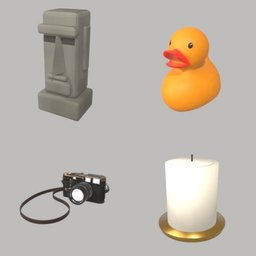
#> input picture web/models/decor/tvwall/thumbs/curios.jpg, 256 x 256 px, given in place of vertumnus.jpg, which was not available
$ python prep_art.py ../../../web/models/decor/tvwall/thumbs/curios.jpg ../../../web/models/decor/tvwall/thumbs/retro.jpg
#> lines starting #> are read from the running program, lines starting #| are printed output that depends on the picture
# Картины для рамок стены с ТВ: обрезка общественного достояния (Wikimedia Commons, PD) под окно паспарту.
# uv run --with pillow python tools/decor/tvwall/prep_art.py <src_dir> <out_dir>
#   src_dir/<src>.jpg (скачаны вручную по ссылкам из ART ниже) -> out_dir/<id>.jpg, длинная сторона 768 px.
# Пропорция окна (w/h) должна совпадать с "window" рамки в build.py (FRAMES).
import os, sys
from PIL import Image, ImageOps

ART = {
    # id: (файл, w/h окна, обрезка краёв до кадрирования: доли l, t, r, b)
    "vertumnus": ("vertumnus.jpg", 0.75, (0.0, 0.0, 0.0, 0.0)),   # Arcimboldo, Vertumnus, 1591
    "poker":     ("poker.jpg", 4 / 3, (0.035, 0.03, 0.035, 0.05)),  # C. M. Coolidge, A Friend in Need, 1903 (снимок с полями)
    "hare":      ("hare.jpg", 0.75, (0.04, 0.03, 0.04, 0.03)),      # A. Dürer, Feldhase, 1502
    "tiger":     ("tiger.jpg", 1.30, (0.0, 0.0, 0.0, 0.0)),         # H. Rousseau, Surprised!, 1891
    "catfish":   ("catfish.jpg", 0.684, (0.0, 0.0, 0.0, 0.0)),      # Utagawa Kuniyoshi, коты-иероглифы «намадзу», ок. 1842
}

src, out = sys.argv[1], sys.argv[2]
os.makedirs(out, exist_ok=True)
for k, (f, aspect, (l, t, r, b)) in ART.items():
    im = Image.open(os.path.join(src, f)).convert("RGB")
#> im is the input picture: PIL image 256x256 RGB; mean R, G, B 187.8, 180.9, 171.7
    W, H = im.size
#> W = 256; H = 256
    im = im.crop((int(W * l), int(H * t), int(W * (1 - r)), int(H * (1 - b))))
    im = ImageOps.fit(im, (round(768 * min(aspect, 1)), round(768 / max(aspect, 1))), Image.LANCZOS, centering=(0.5, 0.45))
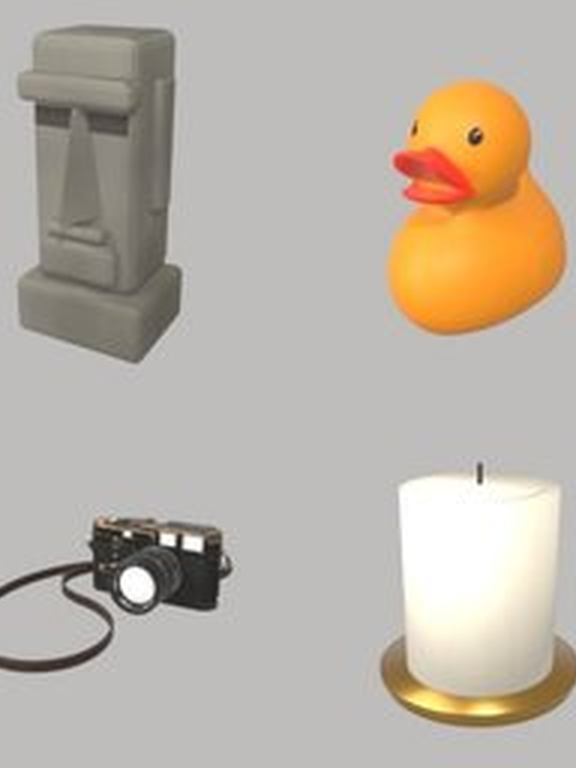
#> im: PIL image 576x768 RGB; mean R, G, B 187.3, 178.4, 166.9
    im.save(os.path.join(out, k + ".jpg"), quality=86)
    print(k, im.size)
#| vertumnus (576, 768)
#> pass 2 of the loop `for k, (f, aspect, (l, t, r, b)) in ART.items():`:
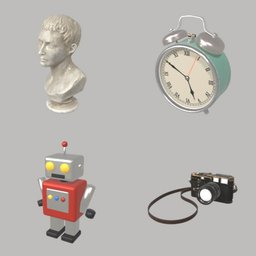
#> input picture web/models/decor/tvwall/thumbs/retro.jpg, 256 x 256 px, given in place of poker.jpg, which was not available
#> im is the input picture: PIL image 256x256 RGB; mean R, G, B 185, 181.5, 177.6
#> `im = im.crop((int(W * l), int(H * t), int(W * (1 - r)), int(H * (1 - b..`:
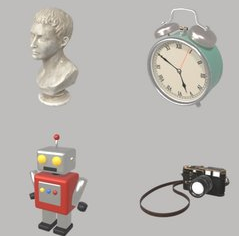
#> im: PIL image 239x236 RGB; mean R, G, B 184.2, 180.3, 176.1
#> `im = ImageOps.fit(im, (round(768 * min(aspect, 1)), round(768 / max(as..`:
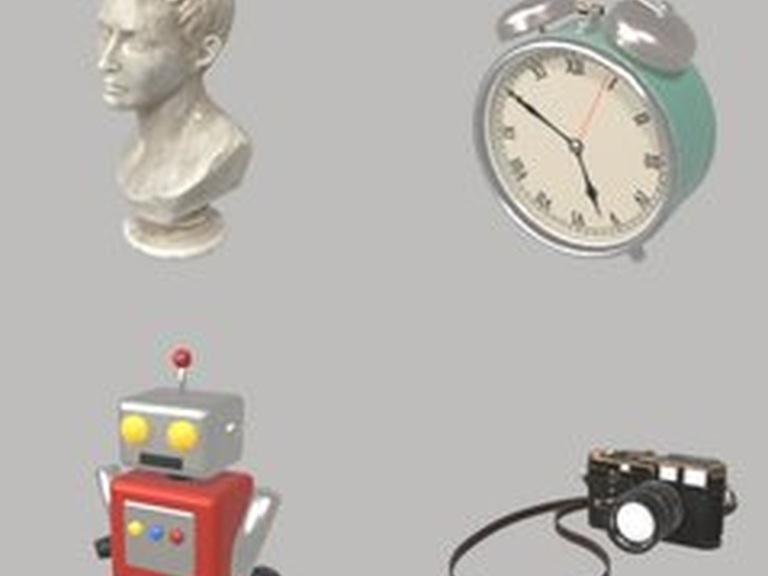
#> im: PIL image 768x576 RGB; mean R, G, B 184.1, 180.2, 175.6
#| poker (768, 576)
#> (the run stopped early here; a loop or call above may not have finished)
